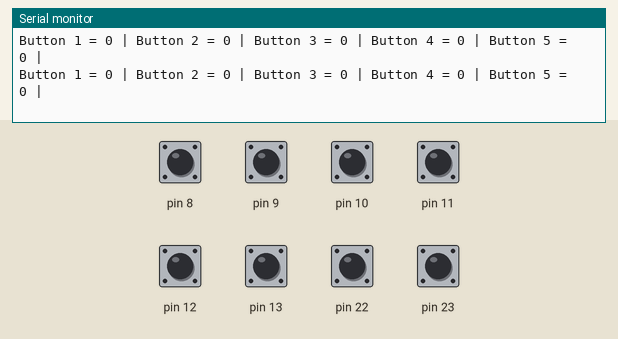
The sketch below on a simulated Arduino Uno, built with avr-gcc and run on an emulated ATmega328P. Parts: the last lines printed to the serial monitor. The inputs (shaded band) are chosen by the test bench; at power-on: pin 8–13, pin 22, pin 23 HIGH.

Above: at 1.2 s.
1.3 s: pin 8 pulled LOW for 0.15 s
At 1.46 s:
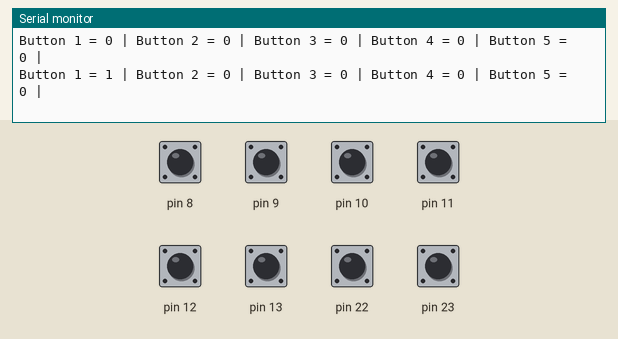
4.4 s: pin 9 pulled LOW for 0.15 s
At 4.59 s:
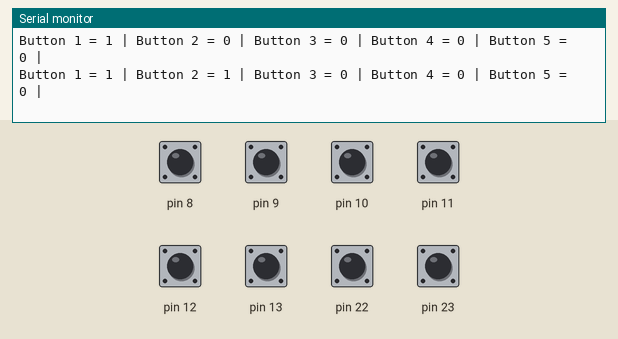
7.5 s: pin 10 pulled LOW for 0.15 s
At 7.71 s:
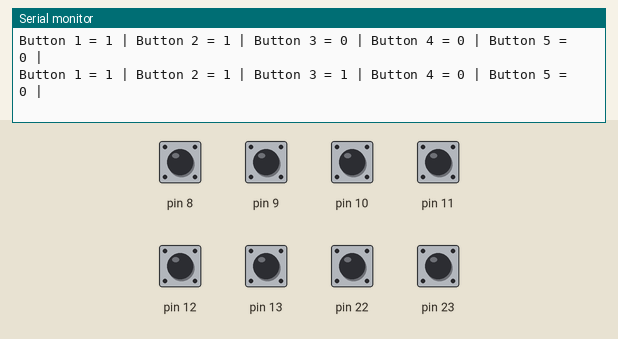
9.1 s: pin 11 pulled LOW for 0.15 s
At 9.27 s:
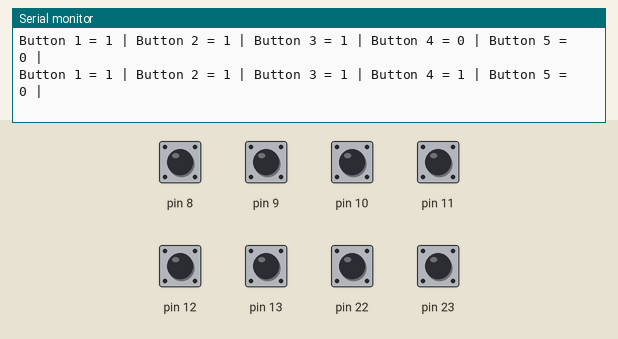
12.2 s: pin 12 pulled LOW for 0.15 s
At 12.39 s:
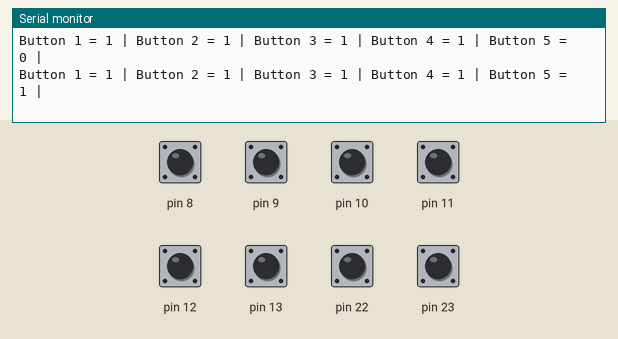
15.3 s: pin 8 pulled LOW for 1 s
At 15.51 s:
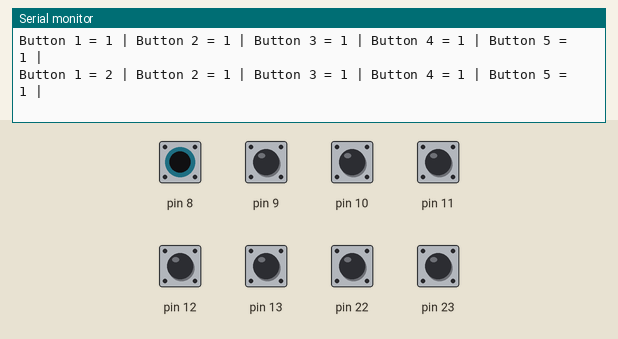
Timing chart, 0 to 18.3 s (numbered marks = the images above; inputs shaded):
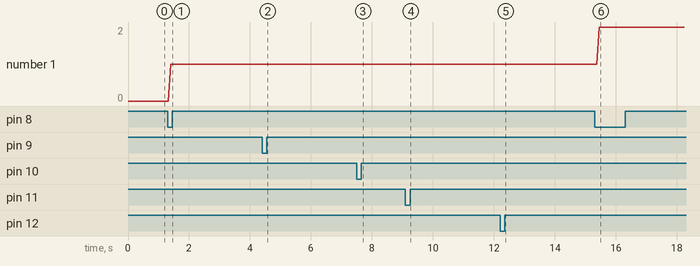

Measured:
- after the input at 1.3 s, the serial monitor: prints a new line after 0.10 s (image 1)
- after the input at 4.4 s, the serial monitor: prints a new line after 0.12 s (image 2)
- after the input at 7.5 s, the serial monitor: prints a new line after 0.14 s (image 3)
- after the input at 9.1 s, the serial monitor: prints a new line after 0.10 s (image 4)
- after the input at 12.2 s, the serial monitor: prints a new line after 0.13 s (image 5)
- after the input at 15.3 s, the serial monitor: prints a new line after 0.15 s (image 6)

The sketch:

w4ex8.2.ino
```cpp
class Counter { //initialize class BLinkz
                //initialize variables
public:

  int pin;
  int pinB;
  int count = 0;
  int last_state;
  unsigned long prev_time;
  unsigned char *read;
  char port;

  Counter(int pin, char port) {                           //initialize default constructor (port letter,pin number,on duration,off duration)

    port = port;
    pinB = pow(2, pin) + 0.5;                             //converts pin from DEC to BIN

    switch (port) {
      case 'B': read = (unsigned char *)0x23; break;      //converts port letter to point address to read
      case 'C': read = (unsigned char *)0x26; break;
      case 'D': read = (unsigned char *)0x29; break;
    }
  }
};

// PROGRAM PARAMETERS
Counter button[] = { Counter(0, 'B'), Counter(1, 'B'), Counter(2, 'B'), Counter(3, 'B'), Counter(4, 'B') };  //buttons and its corresponding pins
unsigned long debounce = 20;                                                                                 //debounce duration (ms)


int button_num = (sizeof(button) / sizeof(button[0]));    //calculate the number of buttons initialized
unsigned char *read = (unsigned char *)0x23;
unsigned char *dir = (unsigned char *)0x24;
unsigned char *write = (unsigned char *)0x25;

void setup() {
  Serial.begin(9600);

  *dir = 0b00000000;  // makes the pins as INPUT_PULLUP
  *write = 0b11111111;
}

void loop() {


  for (int a = 0; a < button_num; a++) {      //loops according to number of buttons

    unsigned long current_time = millis();    //update current_time
    int current = (((*read) & button[a].pinB) == 0);    //checks if button is pushed or not returning to current

    if (current_time - button[a].prev_time > debounce) {    //if time passed since last pushed was more than debounce duration

      if (current && !button[a].last_state) {  // checks if current and prev is not the same
        button[a].count += 1;                  // increases count value
        button[a].prev_time = millis();
      }
      button[a].last_state = current;  // makes prev and current the same value
    }
  }

  for (int b = 0; b < button_num; b++) {    //prints the number of button presses according to button number
    Serial.print("Button ");
    Serial.print(b + 1);
    Serial.print(" = ");
    Serial.print(button[b].count);
    Serial.print(" | ");
  }
  Serial.println();
  Serial.println();
}
```
